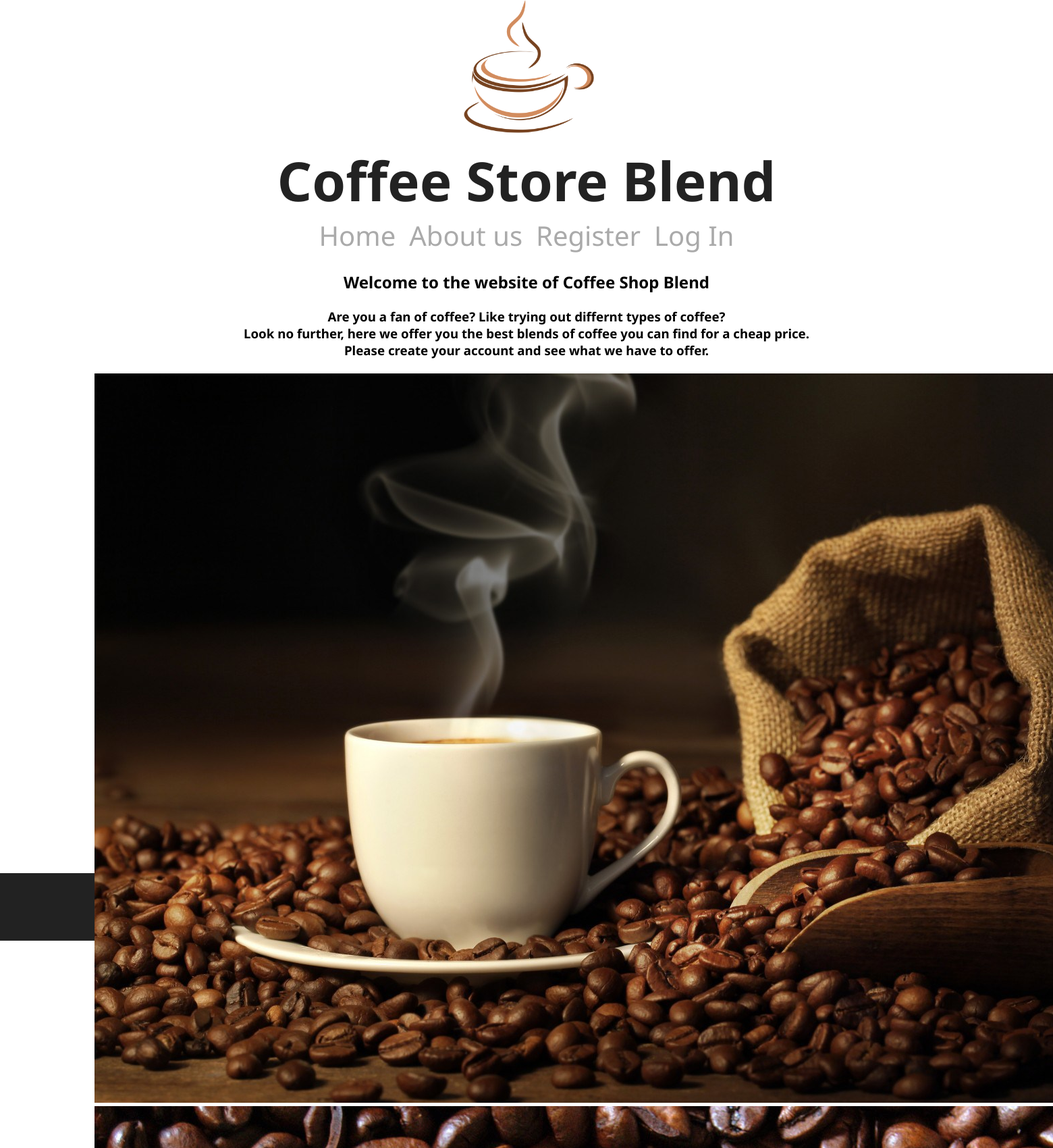
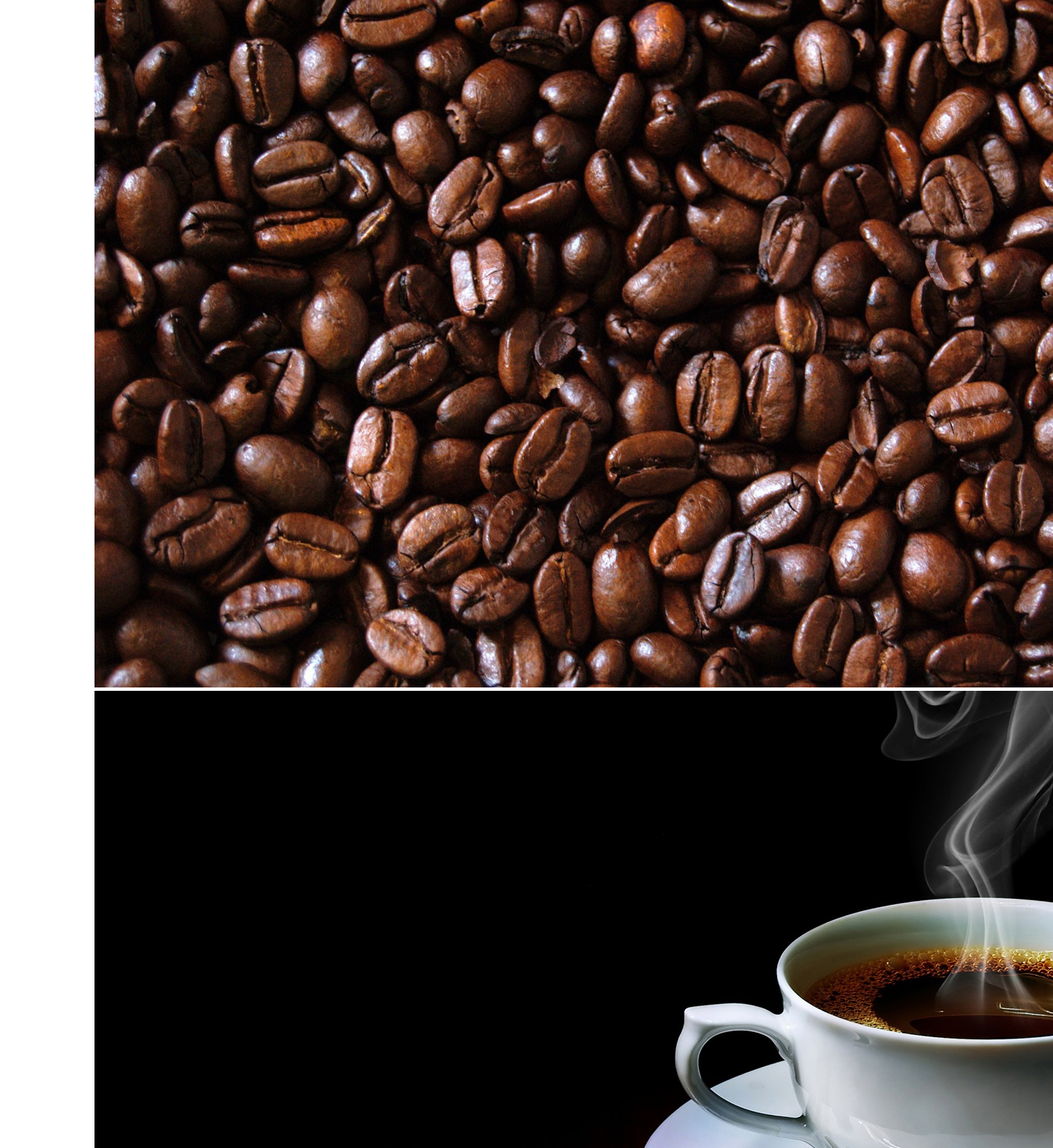
The page / (upper part) on the database its author committed (2 pictures, top to bottom).
### tables this page shows
CREATE TABLE `nav` (
  `id` int(10) NOT NULL,
  `href` varchar(255) NOT NULL,
  `name` varchar(255) NOT NULL,
  `type` int(10) NOT NULL
);

CREATE TABLE `home_text` (
  `id` int(10) NOT NULL,
  `text` text NOT NULL
);

CREATE TABLE `home_image` (
  `id` int(20) NOT NULL,
  `src` varchar(255) NOT NULL,
  `alt` varchar(255) NOT NULL
);

### connection.php (called while the page is built, shortened)
<?php
try {
	$konekcija = new PDO("mysql:host=".MYSQL_HOST.";dbname=".MYSQL_DBNAME.";charset=utf8", MYSQL_USERNAME, MYSQL_PASSWORD);
    $konekcija->setAttribute(PDO::ATTR_ERRMODE, PDO::ERRMODE_EXCEPTION);
    $konekcija->setAttribute(PDO::ATTR_DEFAULT_FETCH_MODE, PDO::FETCH_OBJ);
}
catch(PDOException $e){
    echo $e->getMessage();
}
function executeQuery($upit){
    global $konekcija;
    $rezultat = $konekcija->query($upit)->fetchAll();
    return $rezultat;
}

### home.php (the view)
<div id="home">
<p><h2>Welcome to the website of Coffee Shop Blend</h2></p><br/>
<?php
   $upit=executeQuery("SELECT * FROM home_text");
   foreach($upit as $red){
    echo "<p><h3>".$red->text."</h3></p>";
   }
?>
<br/>
   <div class="fotorama">
     <?php
       $upit=executeQuery("SELECT * FROM home_image");
       foreach($upit as $red){
         echo "<img src=".$red->src." alt=".$red->alt."/>";
       }
     ?>
   </div>
</div>

### header.php (shortened to what this page needs)
<!DOCTYPE html>
<html>
<head>
   <link rel="stylesheet" type="text/css" href="stil.css"/>
   <link href="lightbox/src/css/lightbox.css" rel="stylesheet">
   <link  href="https://cdnjs.cloudflare.com/ajax/libs/fotorama/4.6.4/fotorama.css" rel="stylesheet">
</head>
<body>
<div id="header">
<div id="logo">
 <a href="index.php"><img src="slike/coffee2_f.png" alt="Logo"/>
  <h1>Coffee Store Blend<h1>
 </a>
</div>
<div id="nav">
   <ul>
    <?php
       $upit=executeQuery('SELECT * FROM nav WHERE type=1');
       foreach ($upit as $red){
         echo "<li><a href=".$red->href.">".$red->name."</a></li>";
       }
       if(isset($_SESSION['user'])&& $_SESSION['user']->role=='admin'){
       $upit=executeQuery('SELECT * FROM nav WHERE type=2 OR type=5');
       foreach($upit as $red){
        echo "<li><a href=".$red->href.">".$red->name."</a></li>";
       }
      }
      else{
        $upit=executeQuery('SELECT * FROM nav WHERE type=3');
        foreach($upit as $red){
          if($red->name=="Log In"){echo "<li id='showSrc'><a href=".$red->href.">".$red->name."</a></li>";}
          else{
          echo "<li><a href=".$red->href.">".$red->name."</a></li>";
          }
        }
      }
    ?>
   </ul>
</div>
</div>
<div id="center">

### stil.css (style rules this page uses)
* { font-family: 'Noto Sans', sans-serif; }
* { margin:0;padding:0; }
#header { display:block; }
#logo { display:block;text-align:center;font-size:40px }
#logo img { width:200px;height:200px;display:inline-block; }
#logo h1 { margin:0px; }
#logo a { text-decoration:none;color:#222; }
#nav { display:block;text-align:center; }
#nav ul { display:inline-block;text-align:center; }
#nav li { font-size:40px;list-style:none;;float:left; }
#nav a { text-decoration:none;color:#aaa;padding:10px; }
#showSrc { text-align:left; }
#center { background-color:white;margin:20px auto;display:block;min-height:500px; }
#home { margin:10px auto;text-align: center; }
.fotorama { width:1280px;height:720px;margin:0 auto; }

### rows shown on the page
nav: name "Home"
nav: name "About us"
nav: name "Register"
nav: name "Log In"
home_text: text "Are you a fan of coffee? Like trying out differnt types of coffee?"
home_text: text "Look no further, here we offer you the best blends of coffee you can find for a cheap price."
home_text: text "Please create your account and see what we have to offer."
home_image: src (picture)
home_image: src (picture)
home_image: src (picture)
